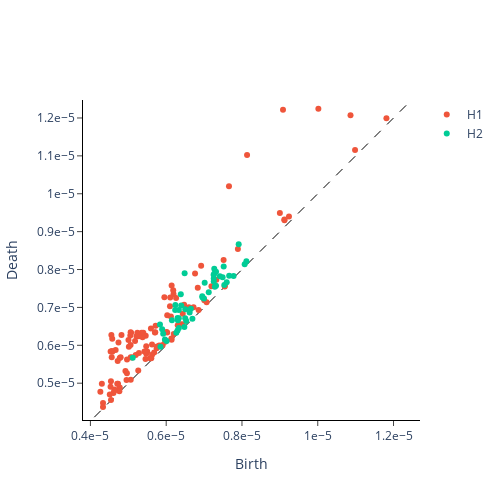

The notebook cell this image was saved under:
### Code cell
channel_diagram_plot = gtda.plotting.plot_diagram(channel_diagrams[print_obj])
display(channel_diagram_plot)
channel_diagram_plot.write_image(file = f"{subj}/{exp}/channel_diagram.svg", format = "svg")
